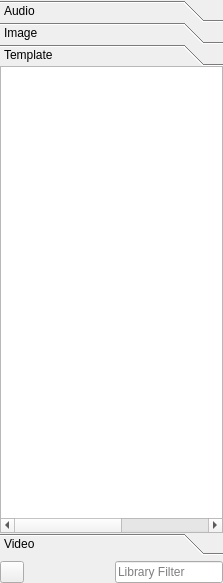
<?xml version="1.0" encoding="UTF-8"?>
<ui version="4.0">
 <class>LibraryWidget</class>
 <widget class="QWidget" name="LibraryWidget">
  <property name="geometry">
   <rect>
    <x>0</x>
    <y>0</y>
    <width>223</width>
    <height>583</height>
   </rect>
  </property>
  <property name="contextMenuPolicy">
   <enum>Qt::CustomContextMenu</enum>
  </property>
  <layout class="QVBoxLayout" name="verticalLayout_5">
   <property name="spacing">
    <number>0</number>
   </property>
   <property name="margin">
    <number>0</number>
   </property>
   <item>
    <widget class="QToolBox" name="toolBoxLibrary">
     <property name="currentIndex">
      <number>2</number>
     </property>
     <property name="tabSpacing">
      <number>0</number>
     </property>
     <widget class="QWidget" name="pageAudio">
      <property name="geometry">
       <rect>
        <x>0</x>
        <y>0</y>
        <width>223</width>
        <height>469</height>
       </rect>
      </property>
      <attribute name="label">
       <string>Audio</string>
      </attribute>
      <layout class="QVBoxLayout" name="verticalLayout_4">
       <property name="margin">
        <number>0</number>
       </property>
       <item>
        <widget class="QTreeWidget" name="treeWidgetAudio">
         <property name="contextMenuPolicy">
          <enum>Qt::CustomContextMenu</enum>
         </property>
         <property name="alternatingRowColors">
          <bool>true</bool>
         </property>
         <property name="selectionMode">
          <enum>QAbstractItemView::ExtendedSelection</enum>
         </property>
         <property name="rootIsDecorated">
          <bool>false</bool>
         </property>
         <property name="uniformRowHeights">
          <bool>true</bool>
         </property>
         <attribute name="headerVisible">
          <bool>false</bool>
         </attribute>
         <attribute name="headerDefaultSectionSize">
          <number>100</number>
         </attribute>
         <attribute name="headerShowSortIndicator" stdset="0">
          <bool>false</bool>
         </attribute>
         <column>
          <property name="text">
           <string>Name</string>
          </property>
         </column>
         <column>
          <property name="text">
           <string>Id</string>
          </property>
         </column>
         <column>
          <property name="text">
           <string>DeviceName</string>
          </property>
         </column>
         <column>
          <property name="text">
           <string>Type</string>
          </property>
         </column>
        </widget>
       </item>
      </layout>
     </widget>
     <widget class="QWidget" name="pageStill">
      <property name="geometry">
       <rect>
        <x>0</x>
        <y>0</y>
        <width>223</width>
        <height>469</height>
       </rect>
      </property>
      <attribute name="label">
       <string>Image</string>
      </attribute>
      <layout class="QVBoxLayout" name="verticalLayout_2">
       <property name="margin">
        <number>0</number>
       </property>
       <item>
        <widget class="QTreeWidget" name="treeWidgetImage">
         <property name="contextMenuPolicy">
          <enum>Qt::CustomContextMenu</enum>
         </property>
         <property name="alternatingRowColors">
          <bool>true</bool>
         </property>
         <property name="selectionMode">
          <enum>QAbstractItemView::ExtendedSelection</enum>
         </property>
         <property name="rootIsDecorated">
          <bool>false</bool>
         </property>
         <property name="uniformRowHeights">
          <bool>true</bool>
         </property>
         <attribute name="headerVisible">
          <bool>false</bool>
         </attribute>
         <attribute name="headerDefaultSectionSize">
          <number>100</number>
         </attribute>
         <attribute name="headerShowSortIndicator" stdset="0">
          <bool>false</bool>
         </attribute>
         <column>
          <property name="text">
           <string>Name</string>
          </property>
         </column>
         <column>
          <property name="text">
           <string>Id</string>
          </property>
         </column>
         <column>
          <property name="text">
           <string>DeviceName</string>
          </property>
         </column>
         <column>
          <property name="text">
           <string>Type</string>
          </property>
         </column>
        </widget>
       </item>
      </layout>
     </widget>
     <widget class="QWidget" name="pageTemplate">
      <property name="geometry">
       <rect>
        <x>0</x>
        <y>0</y>
        <width>223</width>
        <height>469</height>
       </rect>
      </property>
      <attribute name="label">
       <string>Template</string>
      </attribute>
      <layout class="QVBoxLayout" name="verticalLayout_3">
       <property name="spacing">
        <number>0</number>
       </property>
       <property name="margin">
        <number>0</number>
       </property>
       <item>
        <widget class="QTreeWidget" name="treeWidgetTemplate">
         <property name="contextMenuPolicy">
          <enum>Qt::CustomContextMenu</enum>
         </property>
         <property name="alternatingRowColors">
          <bool>true</bool>
         </property>
         <property name="selectionMode">
          <enum>QAbstractItemView::ExtendedSelection</enum>
         </property>
         <property name="rootIsDecorated">
          <bool>false</bool>
         </property>
         <property name="uniformRowHeights">
          <bool>true</bool>
         </property>
         <attribute name="headerVisible">
          <bool>false</bool>
         </attribute>
         <attribute name="headerDefaultSectionSize">
          <number>100</number>
         </attribute>
         <attribute name="headerShowSortIndicator" stdset="0">
          <bool>false</bool>
         </attribute>
         <column>
          <property name="text">
           <string>Name</string>
          </property>
         </column>
         <column>
          <property name="text">
           <string>Id</string>
          </property>
         </column>
         <column>
          <property name="text">
           <string>DeviceName</string>
          </property>
         </column>
         <column>
          <property name="text">
           <string>Type</string>
          </property>
         </column>
        </widget>
       </item>
      </layout>
     </widget>
     <widget class="QWidget" name="pageMovie">
      <property name="geometry">
       <rect>
        <x>0</x>
        <y>0</y>
        <width>223</width>
        <height>469</height>
       </rect>
      </property>
      <attribute name="label">
       <string>Video</string>
      </attribute>
      <layout class="QVBoxLayout" name="verticalLayout">
       <property name="margin">
        <number>0</number>
       </property>
       <item>
        <widget class="QTreeWidget" name="treeWidgetVideo">
         <property name="contextMenuPolicy">
          <enum>Qt::CustomContextMenu</enum>
         </property>
         <property name="alternatingRowColors">
          <bool>true</bool>
         </property>
         <property name="selectionMode">
          <enum>QAbstractItemView::ExtendedSelection</enum>
         </property>
         <property name="rootIsDecorated">
          <bool>false</bool>
         </property>
         <property name="uniformRowHeights">
          <bool>true</bool>
         </property>
         <attribute name="headerVisible">
          <bool>false</bool>
         </attribute>
         <attribute name="headerDefaultSectionSize">
          <number>100</number>
         </attribute>
         <attribute name="headerShowSortIndicator" stdset="0">
          <bool>false</bool>
         </attribute>
         <column>
          <property name="text">
           <string>Name</string>
          </property>
         </column>
         <column>
          <property name="text">
           <string>Id</string>
          </property>
         </column>
         <column>
          <property name="text">
           <string>DeviceName</string>
          </property>
         </column>
         <column>
          <property name="text">
           <string>Type</string>
          </property>
         </column>
        </widget>
       </item>
      </layout>
     </widget>
    </widget>
   </item>
   <item>
    <spacer name="verticalSpacer">
     <property name="orientation">
      <enum>Qt::Vertical</enum>
     </property>
     <property name="sizeType">
      <enum>QSizePolicy::Fixed</enum>
     </property>
     <property name="sizeHint" stdset="0">
      <size>
       <width>20</width>
       <height>6</height>
      </size>
     </property>
    </spacer>
   </item>
   <item>
    <layout class="QHBoxLayout" name="horizontalLayout">
     <item>
      <widget class="QToolButton" name="toolButtonRefresh">
       <property name="minimumSize">
        <size>
         <width>22</width>
         <height>22</height>
        </size>
       </property>
       <property name="font">
        <font>
         <weight>75</weight>
         <bold>true</bold>
        </font>
       </property>
       <property name="toolTip">
        <string>Synchronize library</string>
       </property>
      </widget>
     </item>
     <item>
      <spacer name="horizontalSpacer">
       <property name="orientation">
        <enum>Qt::Horizontal</enum>
       </property>
       <property name="sizeHint" stdset="0">
        <size>
         <width>40</width>
         <height>20</height>
        </size>
       </property>
      </spacer>
     </item>
     <item>
      <widget class="QLineEdit" name="lineEditFilter">
       <property name="sizePolicy">
        <sizepolicy hsizetype="Fixed" vsizetype="Fixed">
         <horstretch>0</horstretch>
         <verstretch>0</verstretch>
        </sizepolicy>
       </property>
       <property name="minimumSize">
        <size>
         <width>0</width>
         <height>22</height>
        </size>
       </property>
       <property name="placeholderText">
        <string>Library Filter</string>
       </property>
      </widget>
     </item>
    </layout>
   </item>
  </layout>
 </widget>
 <resources/>
 <connections>
  <connection>
   <sender>lineEditFilter</sender>
   <signal>editingFinished()</signal>
   <receiver>LibraryWidget</receiver>
   <slot>filterLibrary()</slot>
   <hints>
    <hint type="sourcelabel">
     <x>221</x>
     <y>581</y>
    </hint>
    <hint type="destinationlabel">
     <x>0</x>
     <y>324</y>
    </hint>
   </hints>
  </connection>
  <connection>
   <sender>toolButtonRefresh</sender>
   <signal>clicked()</signal>
   <receiver>LibraryWidget</receiver>
   <slot>synchronizeLibrary()</slot>
   <hints>
    <hint type="sourcelabel">
     <x>18</x>
     <y>581</y>
    </hint>
    <hint type="destinationlabel">
     <x>-6</x>
     <y>307</y>
    </hint>
   </hints>
  </connection>
  <connection>
   <sender>treeWidgetTemplate</sender>
   <signal>currentItemChanged(QTreeWidgetItem*,QTreeWidgetItem*)</signal>
   <receiver>LibraryWidget</receiver>
   <slot>currentItemChanged(QTreeWidgetItem*,QTreeWidgetItem*)</slot>
   <hints>
    <hint type="sourcelabel">
     <x>183</x>
     <y>122</y>
    </hint>
    <hint type="destinationlabel">
     <x>227</x>
     <y>124</y>
    </hint>
   </hints>
  </connection>
  <connection>
   <sender>treeWidgetVideo</sender>
   <signal>currentItemChanged(QTreeWidgetItem*,QTreeWidgetItem*)</signal>
   <receiver>LibraryWidget</receiver>
   <slot>currentItemChanged(QTreeWidgetItem*,QTreeWidgetItem*)</slot>
   <hints>
    <hint type="sourcelabel">
     <x>128</x>
     <y>243</y>
    </hint>
    <hint type="destinationlabel">
     <x>228</x>
     <y>236</y>
    </hint>
   </hints>
  </connection>
  <connection>
   <sender>treeWidgetImage</sender>
   <signal>currentItemChanged(QTreeWidgetItem*,QTreeWidgetItem*)</signal>
   <receiver>LibraryWidget</receiver>
   <slot>currentItemChanged(QTreeWidgetItem*,QTreeWidgetItem*)</slot>
   <hints>
    <hint type="sourcelabel">
     <x>151</x>
     <y>102</y>
    </hint>
    <hint type="destinationlabel">
     <x>254</x>
     <y>100</y>
    </hint>
   </hints>
  </connection>
  <connection>
   <sender>treeWidgetAudio</sender>
   <signal>currentItemChanged(QTreeWidgetItem*,QTreeWidgetItem*)</signal>
   <receiver>LibraryWidget</receiver>
   <slot>currentItemChanged(QTreeWidgetItem*,QTreeWidgetItem*)</slot>
   <hints>
    <hint type="sourcelabel">
     <x>116</x>
     <y>79</y>
    </hint>
    <hint type="destinationlabel">
     <x>229</x>
     <y>71</y>
    </hint>
   </hints>
  </connection>
 </connections>
 <slots>
  <slot>filterLibrary()</slot>
  <slot>synchronizeLibrary()</slot>
  <slot>currentItemChanged(QTreeWidgetItem*,QTreeWidgetItem*)</slot>
 </slots>
</ui>
